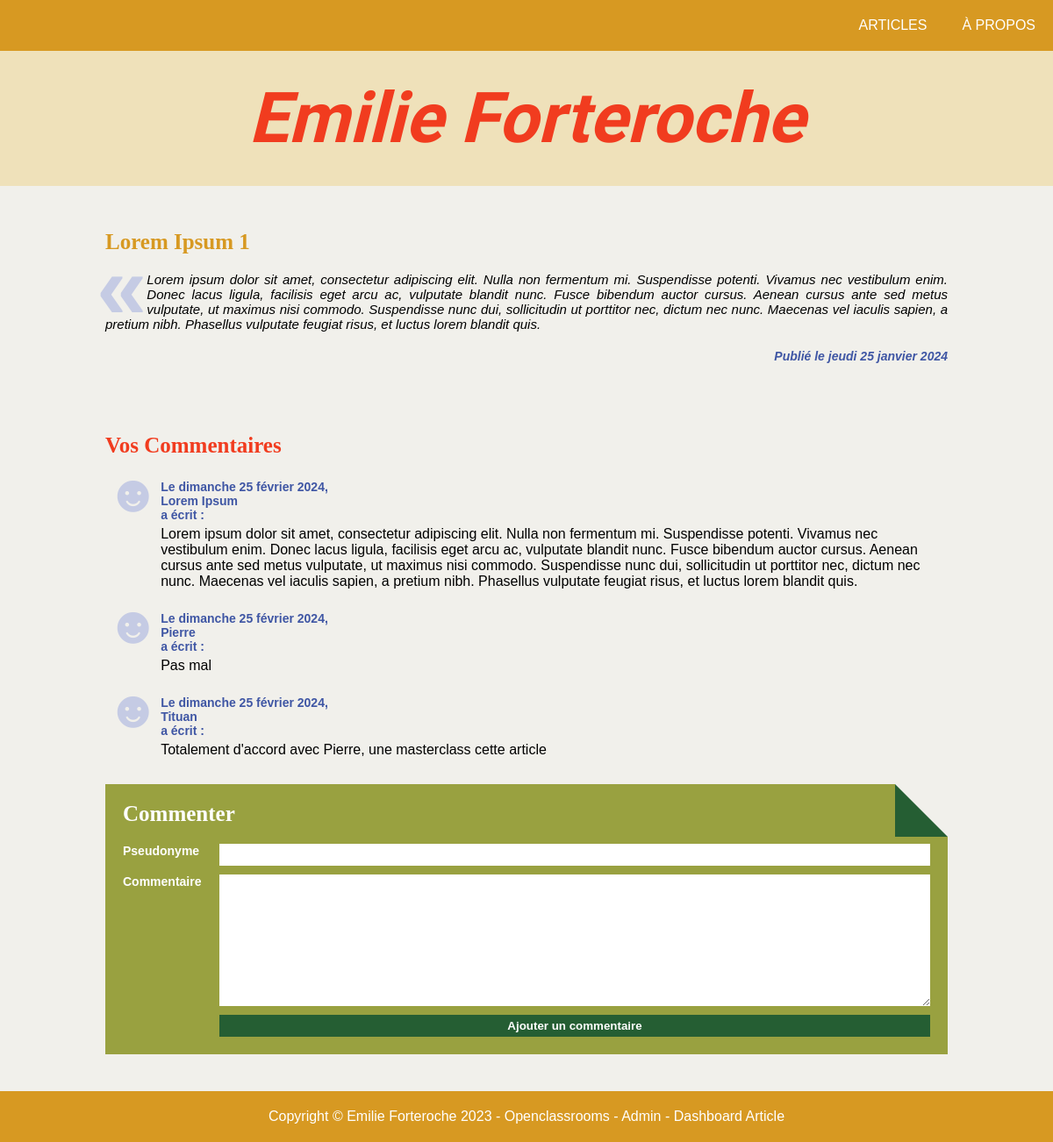
/index.php?action=showArticle&id=14, run on the app's committed database.
### tables this page shows
CREATE TABLE IF NOT EXISTS `article` (
  `id` int NOT NULL AUTO_INCREMENT,
  `id_user` int NOT NULL,
  `title` varchar(255) NOT NULL,
  `content` text NOT NULL,
  `date_creation` datetime NOT NULL,
  `date_update` datetime DEFAULT NULL,
  `nb_views` int DEFAULT '0',
  PRIMARY KEY (`id`),
  KEY `link_article_user` (`id_user`),
  CONSTRAINT `link_article_user` FOREIGN KEY (`id_user`) REFERENCES `user` (`id`) ON DELETE CASCADE ON UPDATE CASCADE
);

CREATE TABLE IF NOT EXISTS `comment` (
  `id` int NOT NULL AUTO_INCREMENT,
  `id_article` int NOT NULL,
  `pseudo` varchar(255) NOT NULL,
  `content` text NOT NULL,
  `date_creation` datetime NOT NULL,
  PRIMARY KEY (`id`),
  KEY `link_comment_article` (`id_article`),
  CONSTRAINT `link_comment_article` FOREIGN KEY (`id_article`) REFERENCES `article` (`id`) ON DELETE CASCADE ON UPDATE CASCADE
);

### views/View.php (called while the page is built, shortened)
<?php
class View
{
    public function render(string $viewName, array $params = []): void
    {
        $viewPath = $this->buildViewPath($viewName);
        $content = $this->_renderViewFromTemplate($viewPath, $params);
    }
    private function _renderViewFromTemplate(string $viewPath, array $params = []): string
    {
        if (file_exists($viewPath)) {
            extract($params);
            require($viewPath);
            return ob_get_clean();
        } else {
            throw new Exception("La vue '$viewPath' est introuvable.");
        }
    }
    private function buildViewPath(string $viewName): string
    {
        return TEMPLATE_VIEW_PATH . $viewName . '.php';
    }
}

### controllers/ArticleController.php (called while the page is built, shortened)
<?php
class ArticleController
{
    public function showArticle(): void
    {
        $id = Utils::request("id", -1);
        $articleManager = new ArticleManager();
        $articleManager->incrementNbViews($id);
        $article = $articleManager->getArticleById($id);
        $commentManager = new CommentManager();
        $comments = $commentManager->getAllCommentsByArticleId($id);
        $view = new View($article->getTitle());
        $view->render("detailArticle", ['article' => $article, 'comments' => $comments]);
    }
}

### index.php (called while the page is built, shortened)
<?php
$action = Utils::request('action', 'home');
try {
    switch ($action) {
        case 'showArticle':
            $articleController = new ArticleController();
            $articleController->showArticle();
            break;
    }
} catch (Exception $e) {
    $errorView = new View('Erreur');
    $errorView->render('errorPage', ['errorMessage' => $e->getMessage()]);
}

### models/DBManager.php (called while the page is built, shortened)
<?php
class DBManager
{
    private static $instance;
    private $db;
    private function __construct()
    {
        $this->db = new PDO('mysql:host=' . DB_HOST . ';dbname=' . DB_NAME . ';charset=utf8', DB_USER, DB_PASS);
        $this->db->setAttribute(PDO::ATTR_ERRMODE, PDO::ERRMODE_EXCEPTION);
        $this->db->setAttribute(PDO::ATTR_DEFAULT_FETCH_MODE, PDO::FETCH_ASSOC);
    }
    public static function getInstance(): DBManager
    {
        if (!self::$instance) {
            self::$instance = new DBManager();
        }
        return self::$instance;
    }
    public function query(string $sql, ?array $params = null): PDOStatement
    {
        if ($params == null) {
            $query = $this->db->query($sql);
        } else {
            $query = $this->db->prepare($sql);
            $query->execute($params);
        }
        return $query;
    }
}

### models/AbstractEntityManager.php (called while the page is built, shortened)
<?php
abstract class AbstractEntityManager
{
    public function __construct()
    {
        $this->db = DBManager::getInstance();
    }
}

### models/ArticleManager.php (called while the page is built, shortened)
<?php
class ArticleManager extends AbstractEntityManager
{
    public function getArticleById(int $id): ?Article
    {
        $sql = "SELECT * FROM article WHERE id = :id";
        $result = $this->db->query($sql, ['id' => $id]);
        $article = $result->fetch();
        if ($article) {
            return new Article($article);
        }
        return null;
    }
    public function incrementNbViews($id): void
    {
        $sql = "UPDATE article SET nb_views = nb_views + 1 WHERE id= :id";
        $this->db->query($sql, [
            'id' => $id
        ]);
    }
}

### models/AbstractEntity.php (called while the page is built, shortened)
<?php
abstract class AbstractEntity
{
    protected function hydrate(array $data): void
    {
        foreach ($data as $key => $value) {
            $method = 'set' . str_replace('_', '', ucwords($key, '_'));
        }
    }
}

### models/Article.php (called while the page is built, shortened)
<?php
class Article extends AbstractEntity
{
    private string $title = "";
    private string $content = "";
    private ?DateTime $dateCreation = null;
    public function setTitle(string $title): void
    {
        $this->title = $title;
    }
    public function getTitle(): string
    {
        return $this->title;
    }
    public function setContent(string $content): void
    {
        $this->content = $content;
    }
    public function getContent(int $length = -1): string
    {
        return $this->content;
    }
    public function setDateCreation(string|DateTime $dateCreation, string $format = 'Y-m-d H:i:s'): void
    {
        if (is_string($dateCreation)) {
            $dateCreation = DateTime::createFromFormat($format, $dateCreation);
        }
        $this->dateCreation = $dateCreation;
    }
    public function getDateCreation(): DateTime
    {
        return $this->dateCreation;
    }
}

### models/CommentManager.php (called while the page is built, shortened)
<?php
class CommentManager extends AbstractEntityManager
{
    public function getAllCommentsByArticleId(int $idArticle, array $info = []): array
    {
        $page = "";
        $filter = "";
        $sql = "SELECT * FROM comment WHERE id_article = $idArticle $filter $page";
        $result = $this->db->query($sql);
        $comments = [];
        while ($comment = $result->fetch()) {
            $comments[] = new Comment($comment);
        }
        return $comments;
    }
}

### models/Comment.php (called while the page is built, shortened)
<?php
class Comment extends AbstractEntity
{
    private string $pseudo;
    private string $content;
    private DateTime $dateCreation;
    public function getPseudo(): string
    {
        return $this->pseudo;
    }
    public function setPseudo(string $pseudo): void
    {
        $this->pseudo = $pseudo;
    }
    public function getContent(): string
    {
        return $this->content;
    }
    public function setContent(string $content): void
    {
        $this->content = $content;
    }
    public function getDateCreation(): DateTime
    {
        return $this->dateCreation;
    }
    public function setDateCreation(string|DateTime $dateCreation, string $format = 'Y-m-d H:i:s'): void
    {
        if (is_string($dateCreation)) {
            $dateCreation = DateTime::createFromFormat($format, $dateCreation);
        }
        $this->dateCreation = $dateCreation;
    }
}

### views/templates/detailArticle.php (the view, shortened to what this page needs)
<article class="mainArticle">
    <h2> <?= Utils::format($article->getTitle()) ?> </h2>
    <span class="quotation">«</span>
    <p><?= Utils::format($article->getContent()) ?></p>
    <div class="footer">
        <span class="info"> Publié le <?= Utils::convertDateToFrenchFormat($article->getDateCreation()) ?></span>
    </div>
</article>
<div class="comments">
    <h2 class="commentsTitle">Vos Commentaires</h2>
    <?php
        if (empty($comments)) {
            echo '<p class="info">Aucun commentaire pour cet article.</p>';
        } else {
            echo '<ul>';
            foreach ($comments as $comment) {
                echo '<li>';
                echo '  <div class="smiley">☻</div>';
                echo '  <div class="detailComment">';
                echo '      <h3 class="info">Le ' . Utils::convertDateToFrenchFormat($comment->getDateCreation()) . ", " . Utils::format($comment->getPseudo()) . ' a écrit :</h3>';
                echo '      <p class="content">' . Utils::format($comment->getContent()) . '</p>';
                echo '  </div>';
                echo '</li>';
            }
            echo '</ul>';
        }
?>
    <form action="index.php" method="post" class="foldedCorner">
        <h2>Commenter</h2>
        <div class="formComment formGrid">
            <label for="pseudo">Pseudonyme</label>
            <input type="text" name="pseudo" id="pseudo" required>
            <label for="content">Commentaire</label>
            <textarea name="content" id="content" required></textarea>
            <button class="submit">Ajouter un commentaire</button>
        </div>
    </form>
</div>

### services/Utils.php (shortened to what this page needs)
<?php
class Utils
{
    public static function convertDateToFrenchFormat(DateTime $date): string
    {
        $dateFormatter = new IntlDateFormatter('fr_FR', IntlDateFormatter::FULL, IntlDateFormatter::FULL);
        $dateFormatter->setPattern('EEEE d MMMM Y');
        return $dateFormatter->format($date);
    }
    public static function format(string $string): string
    {
        $finalString = htmlspecialchars($string, ENT_QUOTES);
        $lines = explode("\n", $finalString);
        $finalString = "";
        foreach ($lines as $line) {
            if (trim($line) != "") {
                $finalString .= "<p>$line</p>";
            }
        }
        return $finalString;
    }
}

### css/style.css (style rules this page uses)
* { margin: 0; padding: 0; box-sizing: border-box; }
:root { --backgroundColor: #f1f0eb; --headerColor: #d79922; --headerPaleColor: #efe1ba; --titleColor: #f13c1f; --dateColor: #3f56a4; --quoteColor: #c5cbe4; --commentPaleColor: #99a140; --commentColor: #255E33; }
body { display: flex; flex-direction: column; align-items: center; font-family: 'arial', sans-serif; background-color: var(--backgroundColor); }
h2 { width: 100%; margin: 20px 0; font-size: 25px; font-family: 'Times New Roman', Times, serif; color: var(--headerColor); }
ul { list-style: none; }
form { width: 100%; margin-top: 30px; padding: 20px; color: white; background-color: var(--commentPaleColor); }
form h2 { margin: 0 0 20px 0; color: white; }
form label { font-weight: bold; font-size: 14px; }
form input { padding: 5px; border: none; }
form textarea { height: 150px; padding: 5px; font-family: Arial, Helvetica, sans-serif; border: none; }
form .formGrid { display: grid; grid-template-columns: 100px minmax(0, 1fr); gap: 10px; }
form .formGrid .submit { grid-column: 2; grid-row: 3; }
.submit { padding: 5px 10px; font-weight: bold; color: white; background-color: var(--commentColor); border: none; }
.foldedCorner { position: relative; overflow: hidden; }
.foldedCorner::before { content: ""; position: absolute; top: 0; right: 0; width: 0; height: 0; border-width: 30px; border-style: solid; border-color: var(--backgroundColor) var(--backgroundColor) var(--commentColor) var(--commentColor); }
article { margin-bottom: 30px; text-align: justify; }
article > h2 { color: var(--headerColor); }
article > .quotation { float: left; height: 51px; margin-left: -10px; line-height: 0.35; font-family: Arial, Helvetica, sans-serif; font-weight: bold; font-size: 103px; color: var(--quoteColor); }
article > p { margin-bottom: 10px; font-style: italic; font-size: 15px; }
article > .footer { margin-top: 20px; display: flex; justify-content: space-between; }
.info { font-size: 14px; font-style: italic; font-weight: bold; color: var(--dateColor); }
.mainArticle .footer { display: flex; flex-direction: column; align-items: flex-end; }
.comments { width: 100%; margin-top: 30px; }
.commentsTitle { color: var(--titleColor); }
.comments ul { margin-bottom: 30px; }
.comments li { display: flex; margin-bottom: 20px; }
.comments .smiley { display: flex; align-items: flex-start; line-height: 0.7; font-size: 60px; color: var(--quoteColor); }
.detailComment .info { margin: 5px 0 5px 0; font-style: normal; }
.detailComment .content { margin: 5px 0 5px 0; }

### data on the page
article: title "Lorem Ipsum 1", content "Lorem ipsum dolor sit amet, consectetur adipiscing elit. Nulla non fermentum mi. Suspendisse potenti. Vivamus nec vestibulum enim. Donec lacus ligula, facilisis eget arcu ac, vulputate blandit nunc. Fusce bibendum auctor cursus. Aenean cursus ante sed metus vulputate, ut maximus nisi commodo. Suspendisse nunc dui, sollicitudin ut porttitor nec, dictum nec nunc. Maecenas vel iaculis sapien, a pretium nibh. Phasellus vulputate feugiat risus, et luctus lorem blandit quis.", date_creation "jeudi 25 janvier 2024"
comment: date_creation "dimanche 25 février 2024", pseudo "Lorem Ipsum", content "Lorem ipsum dolor sit amet, consectetur adipiscing elit. Nulla non fermentum mi. Suspendisse potenti. Vivamus nec vestibulum enim. Donec lacus ligula, facilisis eget arcu ac, vulputate blandit nunc. Fusce bibendum auctor cursus. Aenean cursus ante sed metus vulputate, ut maximus nisi commodo. Suspendisse nunc dui, sollicitudin ut porttitor nec, dictum nec nunc. Maecenas vel iaculis sapien, a pretium nibh. Phasellus vulputate feugiat risus, et luctus lorem blandit quis."
comment: date_creation "dimanche 25 février 2024", pseudo "Pierre", content "Pas mal"
comment: date_creation "dimanche 25 février 2024", pseudo "Tituan", content "Totalement d'accord avec Pierre, une masterclass cette article"
